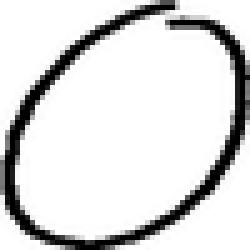
#> input picture digit/0_1.bmp, 50 x 50 px (shown 5 times larger); its folder holds only this picture in this run
$ python cara.py
#> lines starting #> are read from the running program, lines starting #| are printed output that depends on the picture; after the words box and inside, x2 and y2 are one past the last pixel; in counts of white or black regions, pixels touching at a corner belong together
import numpy as np
from PIL import Image
import fnmatch
import csv
import json
import os

def splitit(input_list):
    return [input_list[i:i + 25] for i in range(0, len(input_list), 25)]


def load_image(file):
#> called with file = './digit/0_1.bmp'
    img = Image.open(file)
#> img is the input picture: PIL image 50x50 L; min 0, max 255, mean 218.9
    img = img.convert('L')
    img_data = np.array(img)
    img_data = np.where(img_data > 220, 255, 0)
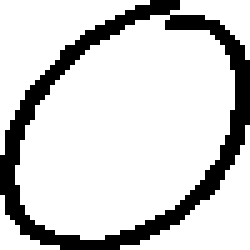
#> img_data: shape (50, 50) int64 (shown 5 times larger); 81.7% white; 1 black region, box (x1, y1, x2, y2) and area: (0, 0, 50, 50) 458
    return img_data

images = []
labels = []


dir_path = './digit'
prefixes = ['0', '1', "2", '3', '4', '5', '6', '7', '8', '9' ]

for filename in os.listdir(dir_path):
   for prefix in prefixes:
       if fnmatch.fnmatch(filename, prefix + '*'):
            images.append(load_image("./digit/" + filename))
#> (the run stopped early here; a loop or call above may not have finished)

$ run again, on digit/0_4.bmp
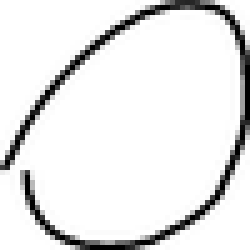
#> input picture digit/0_4.bmp, 50 x 50 px (shown 5 times larger)
#> in load_image, img is the input picture: PIL image 50x50 L; min 0, max 255, mean 231.3
#> in load_image, `img_data = np.where(img_data > 220, 255, 0)`:
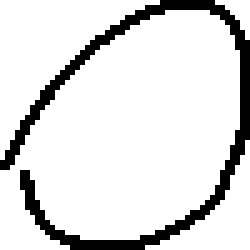
#> img_data: shape (50, 50) int64 (shown 5 times larger); 86.9% white; black in thin lines or dots

$ run again, on digit/0_7.bmp
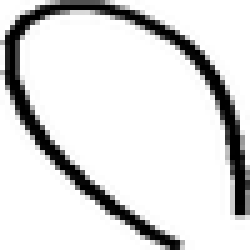
#> input picture digit/0_7.bmp, 50 x 50 px (shown 5 times larger)
#> in load_image, img is the input picture: PIL image 50x50 L; min 0, max 255, mean 219.5
#> in load_image, `img_data = np.where(img_data > 220, 255, 0)`:
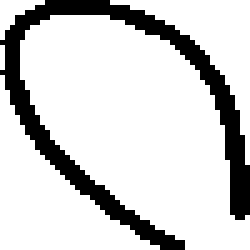
#> img_data: shape (50, 50) int64 (shown 5 times larger); 81.8% white; 1 black region, box (x1, y1, x2, y2) and area: (0, 0, 50, 50) 456

$ run again, on digit/0_9.bmp
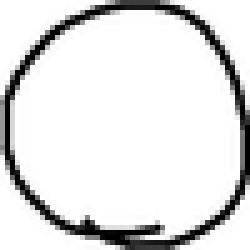
#> input picture digit/0_9.bmp, 50 x 50 px (shown 5 times larger)
#> in load_image, img is the input picture: PIL image 50x50 L; min 0, max 255, mean 225
#> in load_image, `img_data = np.where(img_data > 220, 255, 0)`:
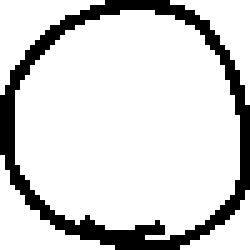
#> img_data: shape (50, 50) int64 (shown 5 times larger); 83.8% white; 1 black region, box (x1, y1, x2, y2) and area: (0, 0, 50, 50) 405

$ run again, on digit/0_16.bmp
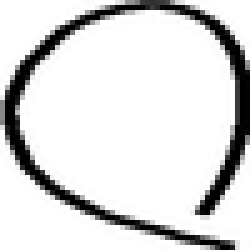
#> input picture digit/0_16.bmp, 50 x 50 px (shown 5 times larger)
#> in load_image, img is the input picture: PIL image 50x50 L; min 0, max 255, mean 218
#> in load_image, `img_data = np.where(img_data > 220, 255, 0)`:
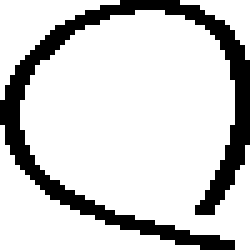
#> img_data: shape (50, 50) int64 (shown 5 times larger); 81.2% white; 1 black region, box (x1, y1, x2, y2) and area: (0, 0, 50, 50) 469
